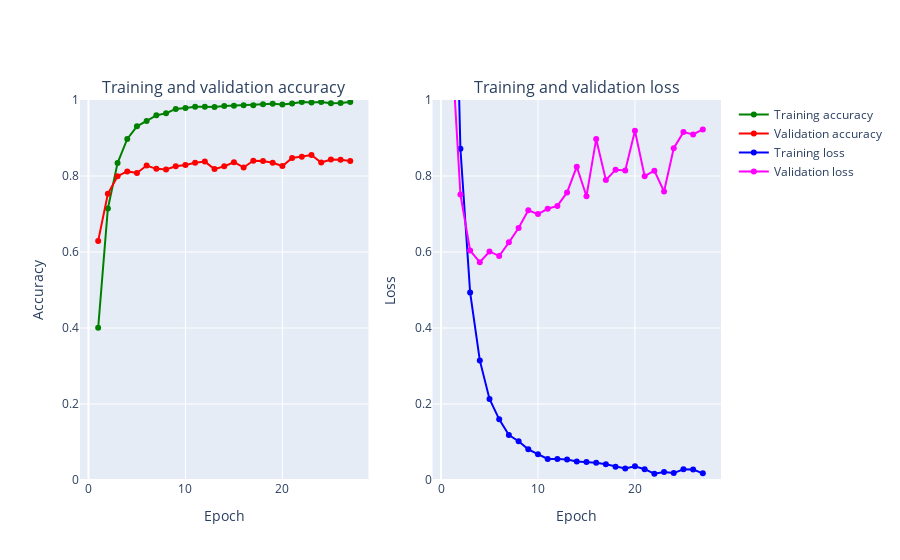

The code cell stored with this chart in its notebook:
### Code cell
cnn_model0 = model0.fit(X_train_flat, y_train,
                  batch_size=BATCH_SIZE,
                  epochs=NO_EPOCHS,
                  verbose=1,
                  validation_data=(X_val_flat, y_val)
                  ,
                  callbacks=[earlystopper, checkpointer, annealer])
plot_accuracy_and_loss(cnn_model0)

### Figure 1 — Plotly figure (JSON) as saved in the notebook; plotly's stock layout.template omitted (floating-point values rounded to 4 significant figures)
{"data": [{"name": "Training accuracy", "yaxis": "y", "text": ["1", "2", "3", "4", "5", "6", "7", "8", "9", "10", "11", "12", "13", "14", "15", "16", "17", "18", "19", "20", "21", "22", "23", "24", "25", "26", "27"], "y": [0.4005, 0.7146, 0.834, 0.8974, 0.9306, 0.9449, 0.9596, 0.9653, 0.9766, 0.9789, 0.9821, 0.982, 0.9816, 0.9843, 0.9851, 0.9865, 0.9861, 0.9886, 0.9899, 0.9881, 0.9905, 0.9948, 0.9936, 0.995, 0.9911, 0.9919, 0.9947], "mode": "markers+lines", "xaxis": "x", "marker": {"color": "Green"}, "x": [1, 2, 3, 4, 5, 6, 7, 8, 9, 10, 11, 12, 13, 14, 15, 16, 17, 18, 19, 20, 21, 22, 23, 24, 25, 26, 27], "type": "scatter"}, {"name": "Validation accuracy", "yaxis": "y", "text": ["1", "2", "3", "4", "5", "6", "7", "8", "9", "10", "11", "12", "13", "14", "15", "16", "17", "18", "19", "20", "21", "22", "23", "24", "25", "26", "27"], "y": [0.6292, 0.7533, 0.7996, 0.8121, 0.8079, 0.8275, 0.8188, 0.8171, 0.8258, 0.8292, 0.8346, 0.8379, 0.8183, 0.8254, 0.8363, 0.8225, 0.84, 0.8396, 0.835, 0.8263, 0.8475, 0.8508, 0.8554, 0.8354, 0.8433, 0.8425, 0.8396], "mode": "markers+lines", "xaxis": "x", "marker": {"color": "Red"}, "x": [1, 2, 3, 4, 5, 6, 7, 8, 9, 10, 11, 12, 13, 14, 15, 16, 17, 18, 19, 20, 21, 22, 23, 24, 25, 26, 27], "type": "scatter"}, {"name": "Training loss", "yaxis": "y2", "text": ["1", "2", "3", "4", "5", "6", "7", "8", "9", "10", "11", "12", "13", "14", "15", "16", "17", "18", "19", "20", "21", "22", "23", "24", "25", "26", "27"], "y": [1.884, 0.8716, 0.4936, 0.3148, 0.2133, 0.1597, 0.1184, 0.102, 0.08076, 0.06773, 0.05523, 0.05501, 0.05418, 0.0488, 0.04728, 0.04552, 0.04172, 0.03518, 0.03046, 0.03602, 0.02849, 0.01659, 0.02121, 0.01819, 0.02821, 0.02765, 0.01745], "mode": "markers+lines", "xaxis": "x2", "marker": {"color": "Blue"}, "x": [1, 2, 3, 4, 5, 6, 7, 8, 9, 10, 11, 12, 13, 14, 15, 16, 17, 18, 19, 20, 21, 22, 23, 24, 25, 26, 27], "type": "scatter"}, {"name": "Validation loss", "yaxis": "y2", "text": ["1", "2", "3", "4", "5", "6", "7", "8", "9", "10", "11", "12", "13", "14", "15", "16", "17", "18", "19", "20", "21", "22", "23", "24", "25", "26", "27"], "y": [1.189, 0.7514, 0.6038, 0.5731, 0.6014, 0.5893, 0.6254, 0.663, 0.7098, 0.6998, 0.7137, 0.7212, 0.7568, 0.8245, 0.7467, 0.8971, 0.7892, 0.8163, 0.8145, 0.9191, 0.7994, 0.8141, 0.7592, 0.8731, 0.9155, 0.9093, 0.9226], "mode": "markers+lines", "xaxis": "x2", "marker": {"color": "Magenta"}, "x": [1, 2, 3, 4, 5, 6, 7, 8, 9, 10, 11, 12, 13, 14, 15, 16, 17, 18, 19, 20, 21, 22, 23, 24, 25, 26, 27], "type": "scatter"}], "layout": {"xaxis": {"domain": [0, 0.45], "anchor": "y", "title": {"text": "Epoch"}}, "yaxis": {"range": [0, 1], "domain": [0, 1], "anchor": "x", "title": {"text": "Accuracy"}}, "xaxis2": {"domain": [0.55, 1], "anchor": "y2", "title": {"text": "Epoch"}}, "yaxis2": {"range": [0, 1], "domain": [0, 1], "anchor": "x2", "title": {"text": "Loss"}}, "annotations": [{"yanchor": "bottom", "xref": "paper", "xanchor": "center", "yref": "paper", "text": "Training and validation accuracy", "y": 1, "x": 0.225, "font": {"size": 16}, "showarrow": false}, {"yanchor": "bottom", "xref": "paper", "xanchor": "center", "yref": "paper", "text": "Training and validation loss", "y": 1, "x": 0.775, "font": {"size": 16}, "showarrow": false}]}}
